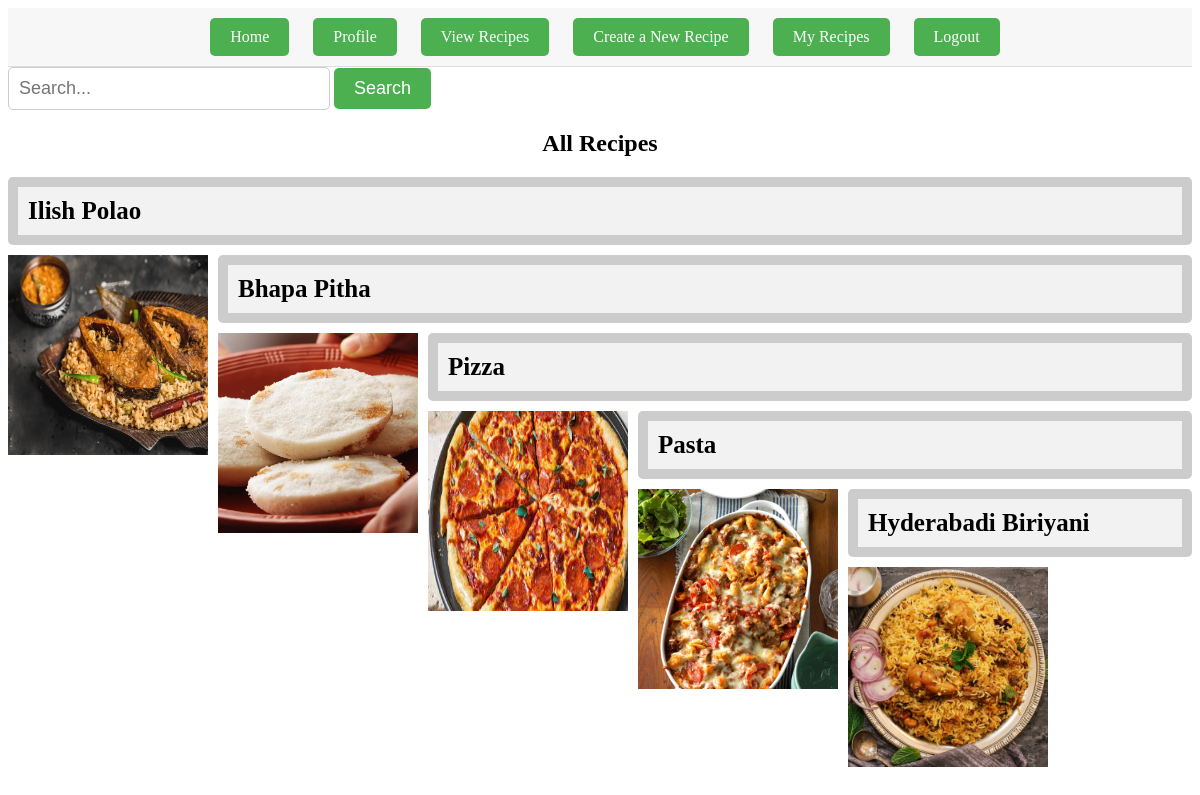
Page /viewallrecipes/ on the committed database.
### recipe/models.py (models this page shows, shortened)
class Recipe(models.Model):
    title = models.CharField(max_length=100)
    author = models.ForeignKey(User, on_delete=models.CASCADE)
    category = models.ForeignKey(Category, on_delete=models.CASCADE, blank=True, null=True)
    description = models.TextField()
    time_required = models.CharField(max_length=100, blank=True)
    ingredients = models.TextField()
    instructions = models.ManyToManyField(Recipe_Step)
    photo = models.ImageField(upload_to='photos/recipe/thumbnails/' , blank=True, null=True)
    video = models.CharField(max_length=100, blank=True, null=True)
    created_date = models.DateTimeField(default=datetime.now)
    likes = models.ManyToManyField(User, related_name='likes', blank=True)
    calories = models.IntegerField(blank=True, null=True)
    viewed_by = models.ManyToManyField(User, related_name='viewed_recipes', blank=True)

### recipe/views.py (the view, shortened to what this page needs)
# urls.py: path('viewallrecipes/', view_all_recipes, name='view_all_recipes'),
def view_all_recipes(request):
    recipes = Recipe.objects.all()
    return render(request, 'recipe/viewallrecipes.html', {'recipes': recipes})

### templates/recipe/viewallrecipes.html (shortened to what this page needs)
{% extends "base.html" %}
{% load static %}
{% block css %}
    <link rel="stylesheet" href="{% static 'css/recipe/viewallrecipes.css' %}">
{% endblock %}
{% block content %}
    <form method="post">
        <input type="text" placeholder="Search..." id="search" name="search" value="{{ search_term }}">
        <button type="submit">Search</button>
    </form>
    <h1>All Recipes</h1>
    <ul class="recipe-list">
        {% for recipe in recipes %}
            <li class="recipe-item">
                <div class="title-container">
                            <span class="recipe-title">{{ recipe.title }}
                            </span>
                </div>
                <a href="{% url 'view_recipe' recipe.id %}">
                    <div class="image-container">
                        <img src="{{ recipe.photo.url }}" alt="Recipe Image" width="200" height="200">
                    </div>
                </a>
            </li>
        {% endfor %}
    </ul>
{% endblock %}

### static/css/recipe/viewallrecipes.css (style rules this page uses)
form { margin-bottom: 20px; }
#search { padding: 10px; width: 300px; font-size: 18px; border: 1px solid #ccc; border-radius: 5px; }
button[type="submit"] { padding: 10px 20px; background-color: #4caf50; color: white; border: none; border-radius: 5px; cursor: pointer; font-size: 18px; }
h1 { font-size: 24px; margin-bottom: 20px; text-align: center; }
ul.recipe-list { list-style-type: none; padding: 0; }
li.recipe-item { margin-bottom: 10px; }
a { color: #3366cc; text-decoration: none; }
.image-container { float: left; margin-right: 10px; }
.title-container { overflow: hidden; margin: 10px 0; border: 10px solid #ccc; border-radius: 5px; padding: 10px; background-color: #f2f2f2; }
.recipe-title { font-weight: bold; font-size: 25px; font-family: 'Times New Roman', Times, serif; margin-bottom: 5px; }

### rows in the picture
Recipe: title "Ilish Polao", photo (picture)
Recipe: title "Bhapa Pitha", photo (picture)
Recipe: title "Pizza", photo (picture)
Recipe: title "Pasta", photo (picture)
Recipe: title "Hyderabadi Biriyani", photo (picture)
